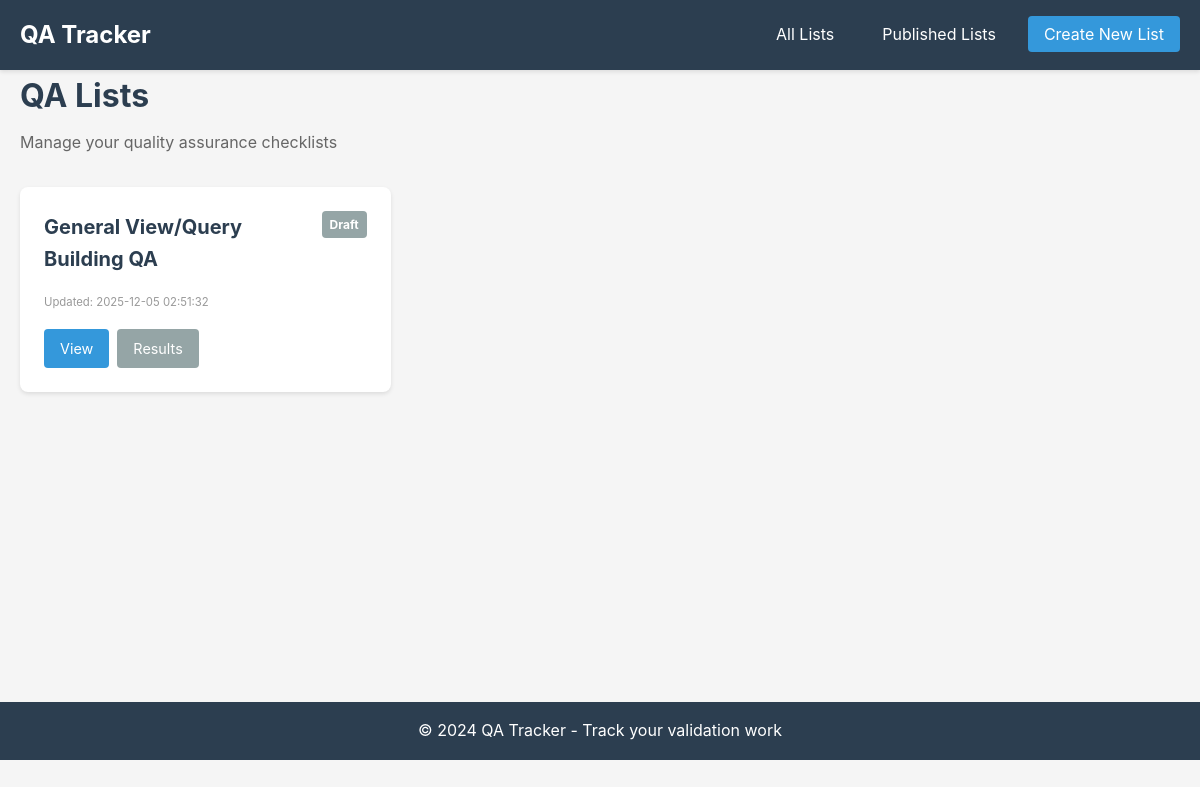
Before: / with the older database file.
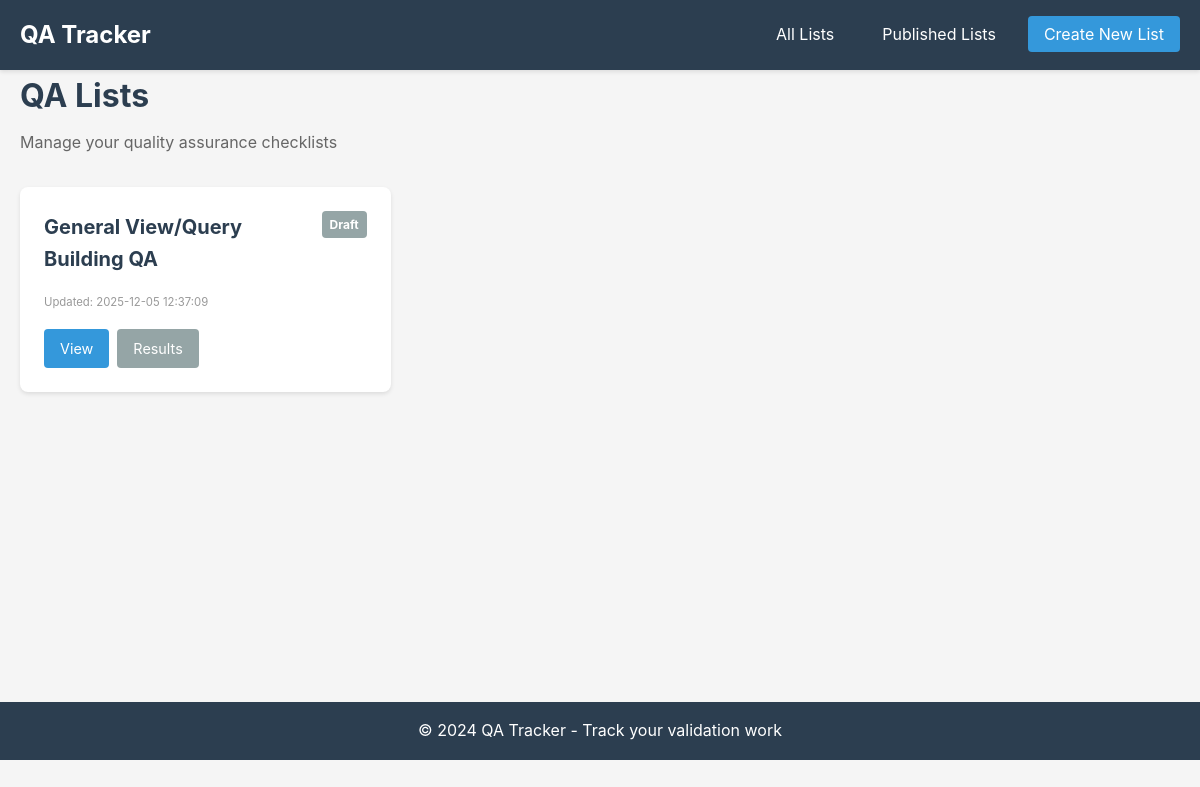
After: the same page with the newer database file.
### models.py (models this page shows)
class QAListModel(Base):
    __tablename__ = 'qa_lists'
    id = Column(Integer, primary_key=True, autoincrement=True)
    name = Column(String(255), nullable=False)
    description = Column(Text)
    created_at = Column(DateTime, default=func.now())
    updated_at = Column(DateTime, default=func.now(), onupdate=func.now())
    is_published = Column(Boolean, default=False)
    items = relationship("QAItemModel", back_populates="list", cascade="all, delete-orphan")
    validations = relationship("QAValidationModel", back_populates="list", cascade="all, delete-orphan")
    sessions = relationship("QASessionModel", back_populates="list", cascade="all, delete-orphan")

### app.py (the view)
@app.route('/')
def index():
    lists = qa_list_model.get_all()
    return render_template('index.html', lists=lists)

### models.py (called while the page is built)
    def get_session(self):
        return Session()

### templates/index.html (shortened to what this page needs)
{% extends "base.html" %}
{% block content %}
<div class="page-header">
    <h1>QA Lists</h1>
    <p>Manage your quality assurance checklists</p>
</div>
{% if lists %}
    <div class="list-grid">
        {% for list in lists %}
        <div class="list-card">
            <div class="list-card-header">
                <h3>{{ list.name }}</h3>
                {% if list.is_published %}
                    <span class="badge badge-success">Published</span>
                {% else %}
                    <span class="badge badge-secondary">Draft</span>
                {% endif %}
            </div>
            <div class="list-meta">
                <small>Updated: {{ list.updated_at }}</small>
            </div>
            <div class="list-actions">
                <a href="{{ url_for('view_list', list_id=list.id) }}" class="btn btn-primary">View</a>
                <a href="{{ url_for('view_results', list_id=list.id) }}" class="btn btn-secondary">Results</a>
            </div>
        </div>
        {% endfor %}
    </div>
{% else %}
    <div class="empty-state">
        <p>No QA lists yet. Create your first list to get started!</p>
        <a href="{{ url_for('create_list') }}" class="btn btn-primary">Create QA List</a>
    </div>
{% endif %}
{% endblock %}

Changed rows visible on the page:
changed QAListModel "General View/Query Building QA": updated_at "2025-12-05 02:51:32" → "2025-12-05 12:37:09"
